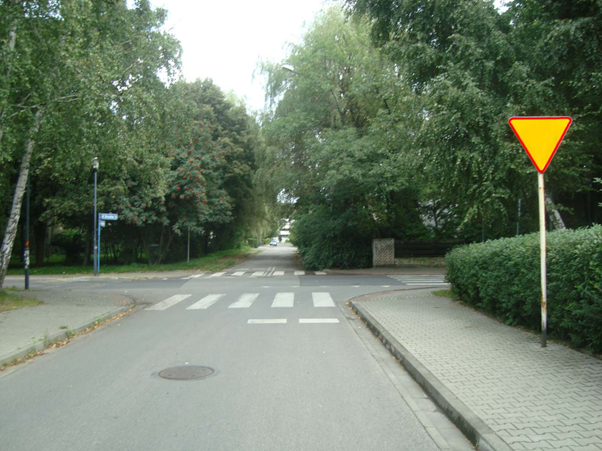
#> input picture _data/s01eTestPreparation/znak1.png, 602 x 451 px, found by its file name
$ python s01eTestPreparation.py
#> lines starting #> are read from the running program, lines starting #| are printed output that depends on the picture; after the words box and inside, x2 and y2 are one past the last pixel; in counts of white or black regions, pixels touching at a corner belong together
import cv2
import numpy as np


def ex_0():
    def nothing(x):
        pass

    cv2.namedWindow("img")

    cv2.createTrackbar('H_min', 'img', 0, 255, nothing)
    cv2.createTrackbar('H_max', 'img', 255, 255, nothing)
    cv2.createTrackbar('S_min', 'img', 0, 255, nothing)
    cv2.createTrackbar('S_max', 'img', 255, 255, nothing)
    cv2.createTrackbar('V_min', 'img', 0, 255, nothing)
    cv2.createTrackbar('V_max', 'img', 255, 255, nothing)

    img1 = cv2.imread("./_data/s01eTestPreparation/znak1.png")
#> img1 is the input picture: shape (451, 602, 3); mean B, G, R 108.3, 127.4, 114
    print(img1.shape)
#| (451, 602, 3)
    img2 = cv2.resize(cv2.imread("./_data/s01eTestPreparation/znak2.png"), (img1.shape[1], img1.shape[0]))
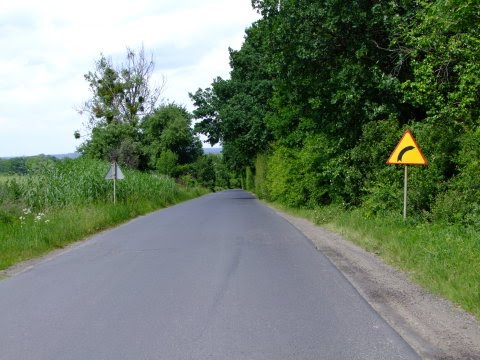
#> input picture _data/s01eTestPreparation/znak2.png, 480 x 360 px, found by its file name
    print(img2.shape)
#| (451, 602, 3)

    img = np.hstack((img1, img2))
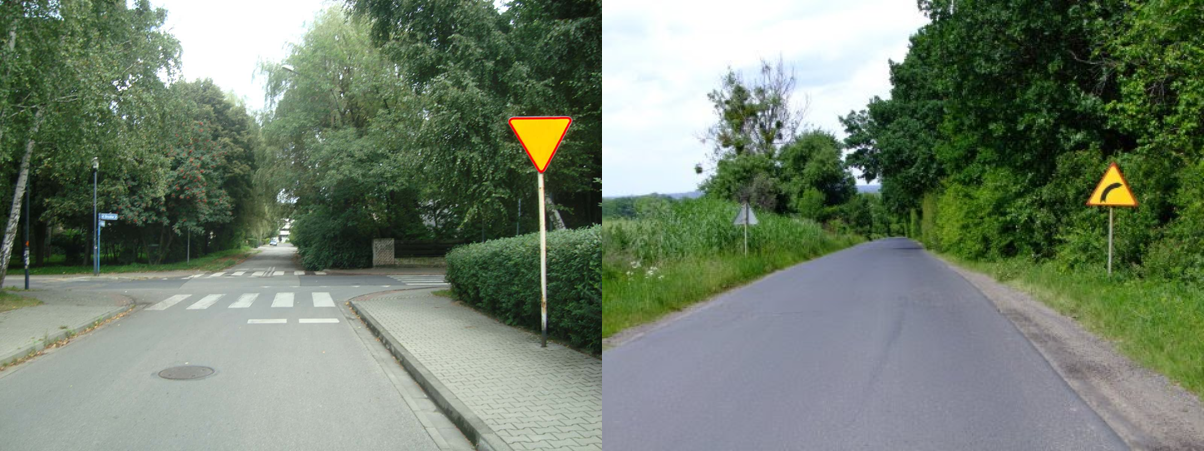
#> img: shape (451, 1204, 3); mean B, G, R 109.7, 128.2, 114.3

    img_hsv = cv2.cvtColor(img, cv2.COLOR_BGR2HSV)
#> img_hsv: shape (451, 1204, 3); mean H, S, V 64, 72.8, 131.4

    key = ord('a')
    while key != ord('q'):
        h_min = cv2.getTrackbarPos('H_min', 'img')
        h_max = cv2.getTrackbarPos('H_max', 'img')
        s_min = cv2.getTrackbarPos('S_min', 'img')
        s_max = cv2.getTrackbarPos('S_max', 'img')
        v_min = cv2.getTrackbarPos('V_min', 'img')
        v_max = cv2.getTrackbarPos('V_max', 'img')

        img_in_range = cv2.inRange(img_hsv, (h_min, s_min, v_min), (h_max, s_max, v_max))
#> img_in_range: shape (451, 1204); every value is 255

        img_res = cv2.bitwise_and(img, img, mask=img_in_range)

        cv2.imshow("img", img_res)
        key = cv2.waitKey(50)
#> (key q is pressed here)


def ex_1():
    img_original = cv2.imread("./_data/s01eTestPreparation/obiekty.png")
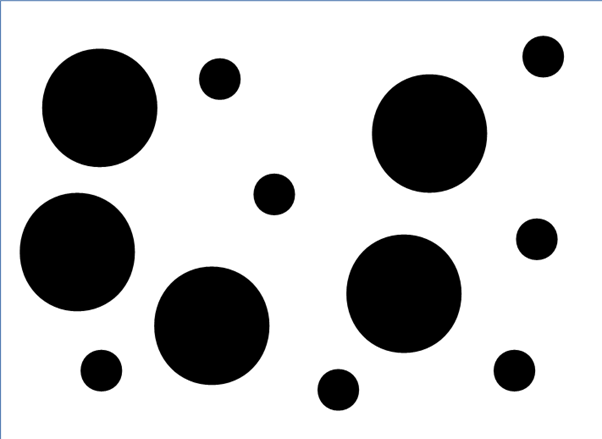
#> input picture _data/s01eTestPreparation/obiekty.png, 602 x 439 px, found by its file name
#> img_original is the input picture: shape (439, 602, 3); mean B, G, R 193.4, 193.2, 193
    img_grayscale = cv2.cvtColor(img_original, cv2.COLOR_BGR2GRAY)
    img_grayscale = cv2.bitwise_not(img_grayscale)
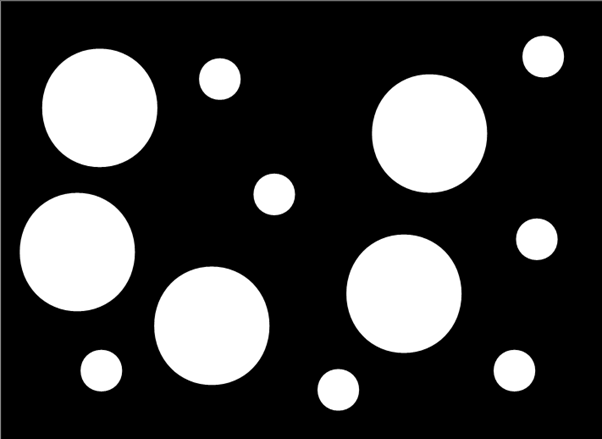
#> img_grayscale: shape (439, 602); min 0, max 255, mean 61.9

    kernel = np.ones((5, 5), np.uint8)
    img_grayscale = cv2.morphologyEx(img_grayscale, cv2.MORPH_OPEN, kernel)

    img_contours, contours, hierarchy = \
        cv2.findContours(img_grayscale, cv2.RETR_TREE, cv2.CHAIN_APPROX_NONE)
#> contours = 12 contours; largest, box (x1, y1, x2, y2) and area: (371, 73, 488, 194) 10934, (154, 266, 270, 386) 10934, (41, 48, 158, 168) 10930, (19, 192, 136, 312) 10924, (346, 234, 462, 354) 10920

    img_with_contours = img_original.copy()

    for i, cnt in enumerate(contours):
        area = cv2.contourArea(cnt)

        print(area)
        if area > 5000:
            cv2.drawContours(img_with_contours, contours, i, (255, 0, 0), 3)
        else:
            cv2.drawContours(img_with_contours, contours, i, (0, 0, 255), 3)
#> this loop made 12 passes
#> area on passes 1 to 12: 1411.5, 1417, 1416, 10933.5, 10920, 1412.5, 10923.5, 1411.5, 10934, 1412, 10929.5, 1412.5
#| 1411.5
#| 1417.0
#| 1416.0
#| 10933.5
#| 10920.0
#| 1412.5
#| 10923.5
#| 1411.5
#> (further printed lines are left out)
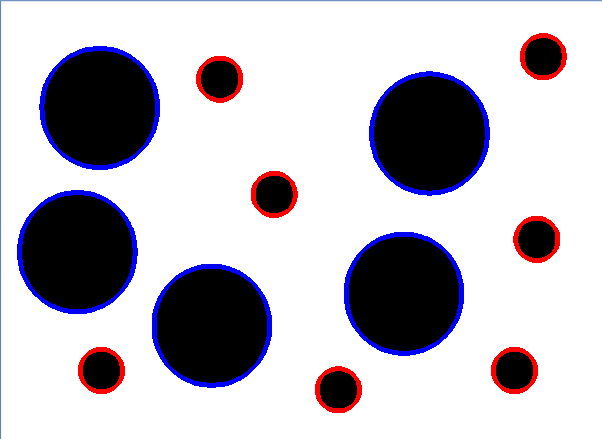
#> img_with_contours: shape (439, 602, 3); 4.77% of pixels changed, all inside (x1, y1, x2, y2) = (17, 33, 567, 413)

    cv2.imshow("img", img_with_contours)
    key = cv2.waitKey(0)
#> (key q is pressed here)


clicked_points = []


def get_points(event, x, y, flags, param):
    if event == cv2.EVENT_LBUTTONDOWN:
        clicked_points.append((x, y))
    elif event == cv2.EVENT_RBUTTONDOWN:
        clicked_points.clear()


def ex_2():
    img = cv2.imread("_data/no_idea.jpg")
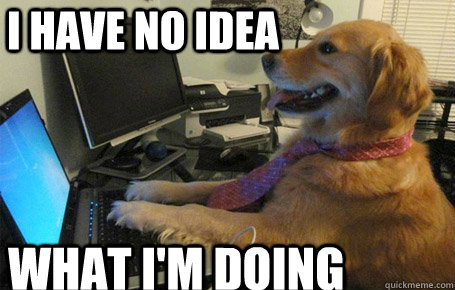
#> input picture _data/no_idea.jpg, 455 x 290 px, found by its file name
#> img is the input picture: shape (290, 455, 3); mean B, G, R 90.8, 103.5, 108

    cv2.namedWindow('img')
    cv2.setMouseCallback('img', get_points)

    colours = [(255, 0, 0), (0, 255, 0), (0, 0, 255), (255, 255, 0), (255, 0, 255), (0, 255, 255)]

    key = ord("a")
    while key != ord("q"):
        img_with_points = img.copy()

        for i, p in enumerate(clicked_points):
            cv2.circle(img, p, 10, colours[i], -1)

        if len(clicked_points) == 2:
            img_roi = img[
                      clicked_points[0][1]:clicked_points[1][1],
                      clicked_points[0][0]:clicked_points[1][0],
                      ]

            img[
            clicked_points[0][1]:clicked_points[1][1],
            clicked_points[0][0]:clicked_points[1][0],
            ] = cv2.bitwise_not(img_roi)

            clicked_points.clear()

        cv2.imshow('img', img_with_points)
        key = cv2.waitKey(50)
#> (key q is pressed here)

    cv2.destroyAllWindows()


if __name__ == "__main__":
    ex_0()
    ex_1()
    ex_2()
